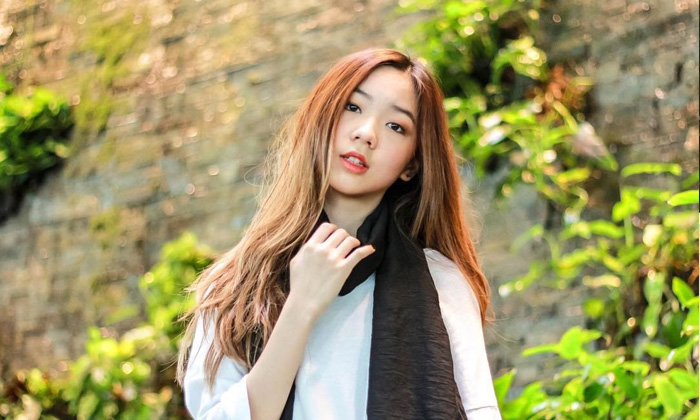
#> input picture pun.jpg, 700 x 420 px
$ python 'Contrast&Brightness.py'
#> lines starting #> are read from the running program, lines starting #| are printed output that depends on the picture
import cv2
import numpy as np
from matplotlib import pyplot as plt

img = cv2.imread('pun.jpg')
#> img is the input picture: shape (420, 700, 3); mean B, G, R 99.5, 149.4, 158.5
cv2.imshow('Original',img)

a1 = 1.5 #increase contrast 50% (time 1.5)
b1 = 50 #increase brightness 10units (plus 50)
c1 = cv2.addWeighted(img, a1, np.zeros(img.shape, img.dtype), 0, b1)
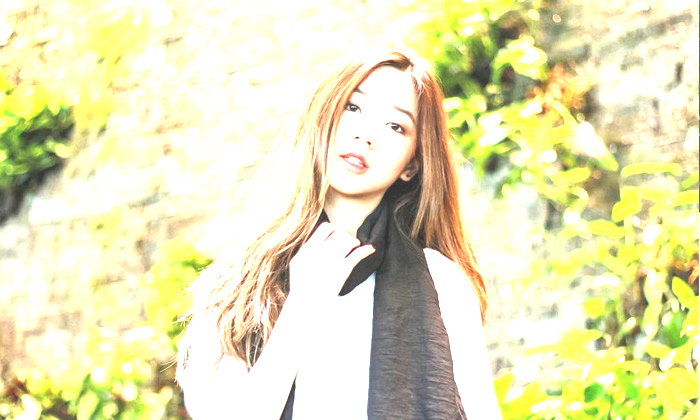
#> c1: shape (420, 700, 3); mean B, G, R 184.6, 228.9, 231.5
cv2.imshow('Increase contrast 50% & Increase brightness 50unit',c1)

a2 = 0.5 #decrease contrast 50% (time 0.5)
b2 = 50 #increase brightness 10units (plus 50)
c2 = cv2.addWeighted(img, a2, np.zeros(img.shape, img.dtype), 0, b2)
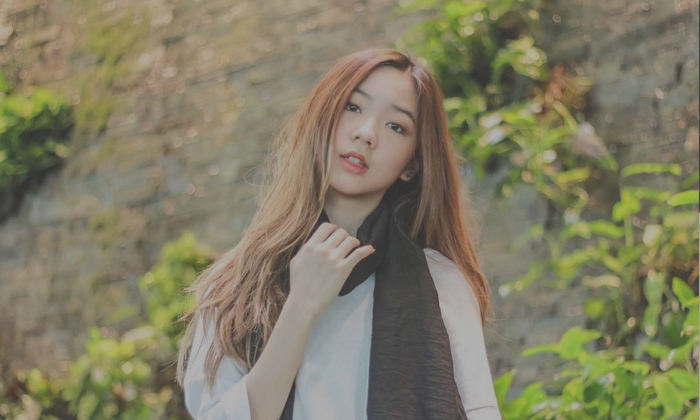
#> c2: shape (420, 700, 3); mean B, G, R 99.7, 124.7, 129.3
cv2.imshow('Decrease contrast 50% & Increase brightness 50unit',c2)

a3 = 1.5 #increase contrast 50% (time 1.5)
b3 = -50 #decrease brightness 10units (minus 50)
c3 = cv2.addWeighted(img, a3, np.zeros(img.shape, img.dtype), 0, b3)
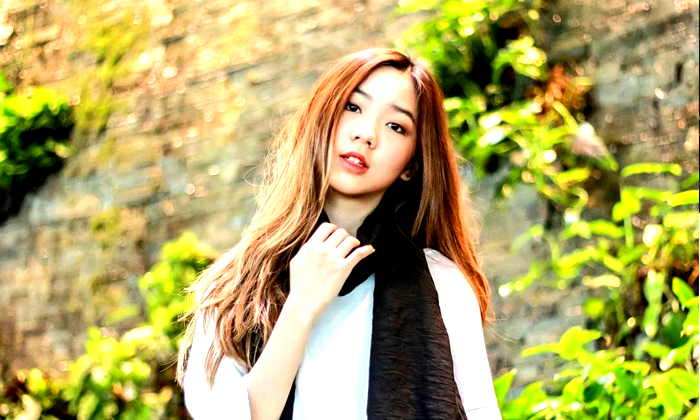
#> c3: shape (420, 700, 3); mean B, G, R 99.3, 169.5, 180.3
cv2.imshow('Increase contrast 50% & Decrease brightness 50unit',c3)

a4 = 0.5 #decrease contrast 50% (time 0.5)
b4 = -50 #decrease brightness 10units (minus 10)
c4 = cv2.addWeighted(img, a4, np.zeros(img.shape, img.dtype), 0, b4)
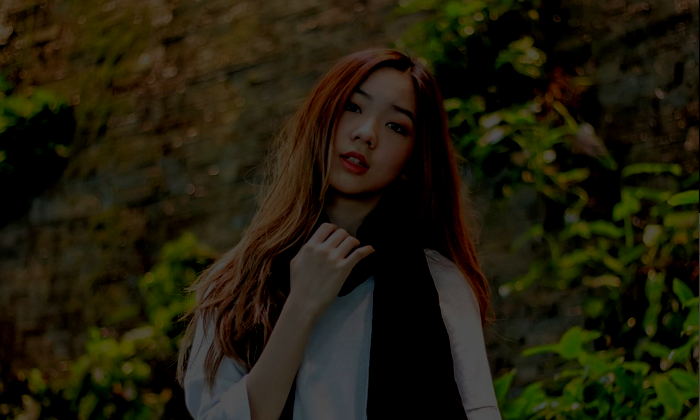
#> c4: shape (420, 700, 3); mean B, G, R 11.5, 28.7, 32.9
cv2.imshow('Decrease contrast 50% & Decrease brightness 50unit',c4)
